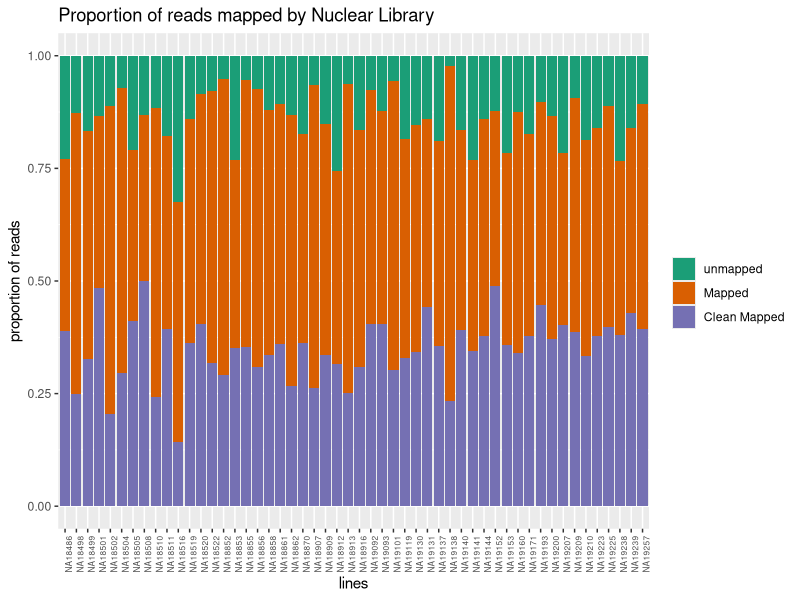
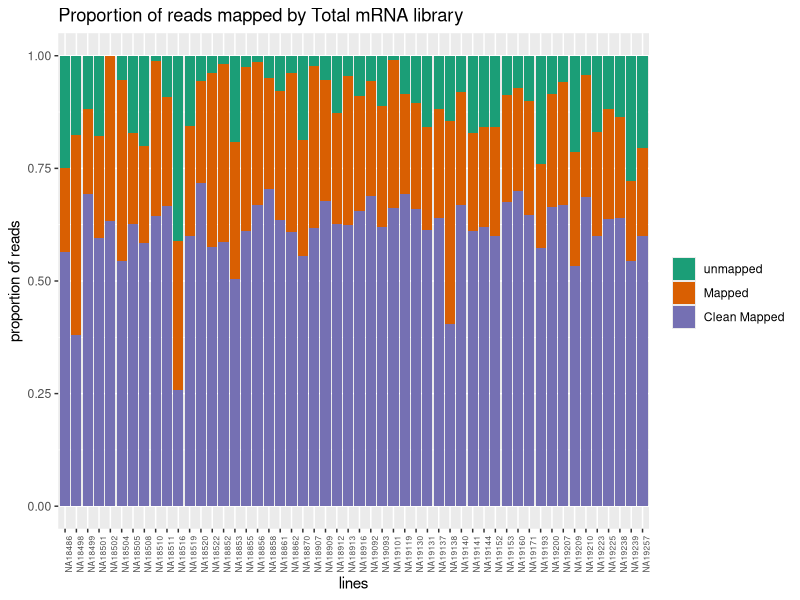
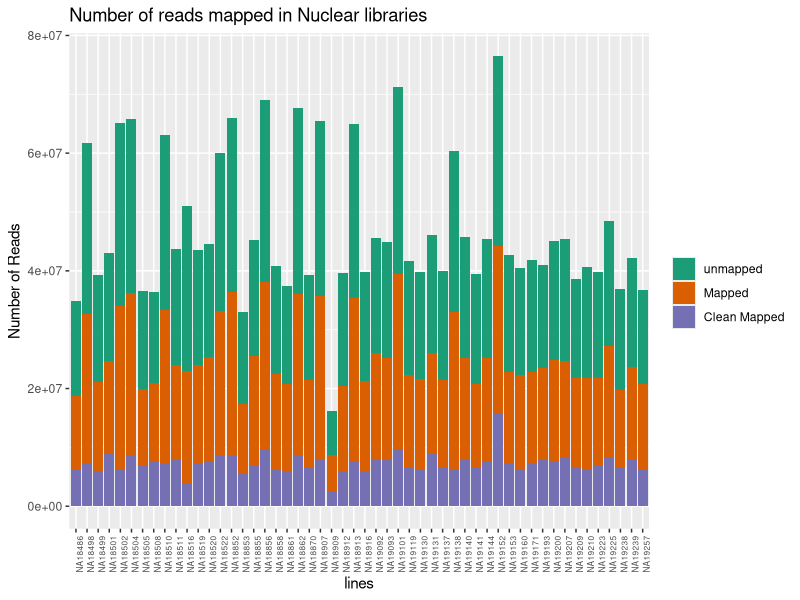
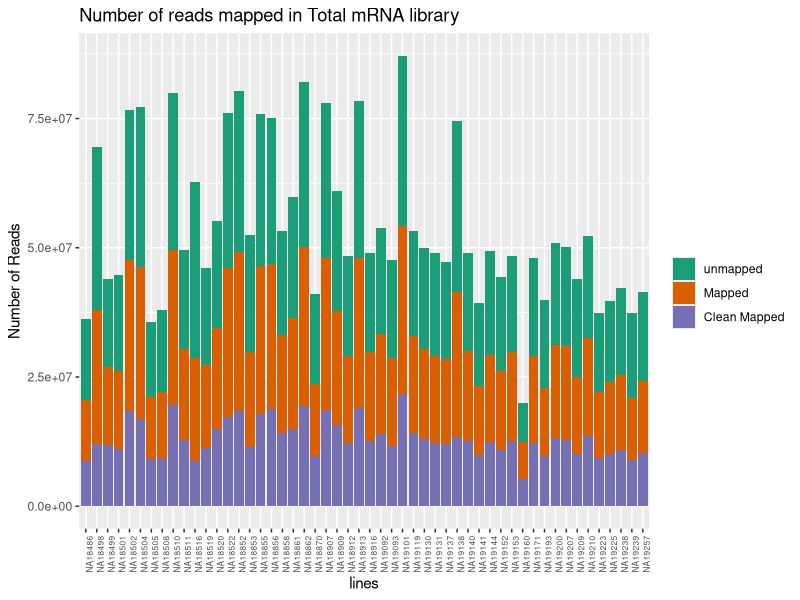

R code for these plots, in order:
## ---- chunk 1

require("dplyr")
require("tidyr")
require(ggplot2)
require(reshape2)
## ---- chunk 2
df <- read.delim("../data/MetaDataSequencing.txt")
keeps <- c("line","fraction", "reads", "mapped", "Mapped_noMP")
frac_dif <- df[keeps]
## ---- chunk 3
nuclear <- subset(frac_dif, fraction == "nuclear", c(fraction, line, reads, mapped, Mapped_noMP))
total <- subset(frac_dif, fraction == "total", c(fraction, line, reads, mapped, Mapped_noMP))
## ---- chunk 4
#nuclear proportions
nuc_mapped_prop <- data.matrix(nuclear$mapped/nuclear$reads)
nuc_mapped_noMP_prop <- data.matrix(nuclear$Mapped_noMP/nuclear$reads)
nuc_mapped_MP <- nuc_mapped_prop - nuc_mapped_noMP_prop
nuc_none <- 1 - nuc_mapped_prop
nuc_lines <- data.matrix(nuclear$line)

#total proportions
total_mapped_prop <- data.matrix(total$mapped/total$reads)
total_mapped_noMP_prop <- data.matrix(total$Mapped_noMP/total$reads)
total_mapped_MP <-total_mapped_prop - total_mapped_noMP_prop
total_none <- 1 - total_mapped_prop
total_lines <- data.matrix(total$line)
## ---- chunk 5
nuc_combination <- data.frame(nuc_lines, nuc_mapped_noMP_prop, nuc_mapped_MP, nuc_none)
nuc_combination <- gather(nuc_combination, nuc_mapped_noMP_prop, nuc_mapped_MP, nuc_none, key = "type", value = "count")
nuc_combination$type <- factor(nuc_combination$type, levels=c("nuc_none", "nuc_mapped_MP", "nuc_mapped_noMP_prop"))

total_combination <- data.frame(total_lines, total_mapped_noMP_prop, total_mapped_MP, total_none)
total_combination <- gather(total_combination, total_mapped_noMP_prop, total_mapped_MP, total_none, key = "type", value = "count")
total_combination$type <- factor(total_combination$type, levels=c("total_none", "total_mapped_MP", "total_mapped_noMP_prop"))
## ---- chunk 6
ggplot(data = nuc_combination, aes(x = nuc_lines, y = count, fill = type)) + geom_col() + theme(axis.text.x = element_text( hjust = 0,vjust = 1, size = 6, angle = 90)) + xlab("lines") + ylab("proportion of reads") + scale_fill_brewer(palette="Dark2", name = "", labels = c("unmapped", "Mapped", "Clean Mapped")) +  ggtitle("Proportion of reads mapped by Nuclear Library")

ggplot(data = total_combination, aes(x = total_lines, y = count, fill = type)) + geom_col() + theme(axis.text.x = element_text( hjust = 0,vjust = 1, size = 6, angle = 90)) + xlab("lines") + ylab("proportion of reads") + scale_fill_brewer(palette="Dark2", name = "", labels = c("unmapped", "Mapped", "Clean Mapped")) +  ggtitle("Proportion of reads mapped by Total mRNA library")


## ---- chunk 7
nuclear_melt=melt(nuclear,id.vars = c("fraction", "line"), variable.name = "read", value.name = "Number")
## ---- chunk 8


ggplot(nuclear_melt, aes(x=line, y=Number, fill=read))+ geom_bar(stat="identity")+ scale_fill_brewer(palette="Dark2", name = "", labels = c("unmapped", "Mapped", "Clean Mapped"))+  theme(axis.text.x = element_text( hjust = 0,vjust = 1, size = 6, angle = 90)) + labs(x="lines", y="Number of Reads", title="Number of reads mapped in Nuclear libraries")  
## ---- chunk 9
total_melt=melt(total,id.vars = c("fraction", "line"), variable.name = "read", value.name = "Number")
## ---- chunk 10


ggplot(total_melt, aes(x=line, y=Number, fill=read))+ geom_bar(stat="identity")+ scale_fill_brewer(palette="Dark2", name = "", labels = c("unmapped", "Mapped", "Clean Mapped"))+  theme(axis.text.x = element_text( hjust = 0,vjust = 1, size = 6, angle = 90)) + labs(x="lines", y="Number of Reads", title="Number of reads mapped in Total mRNA library")  
